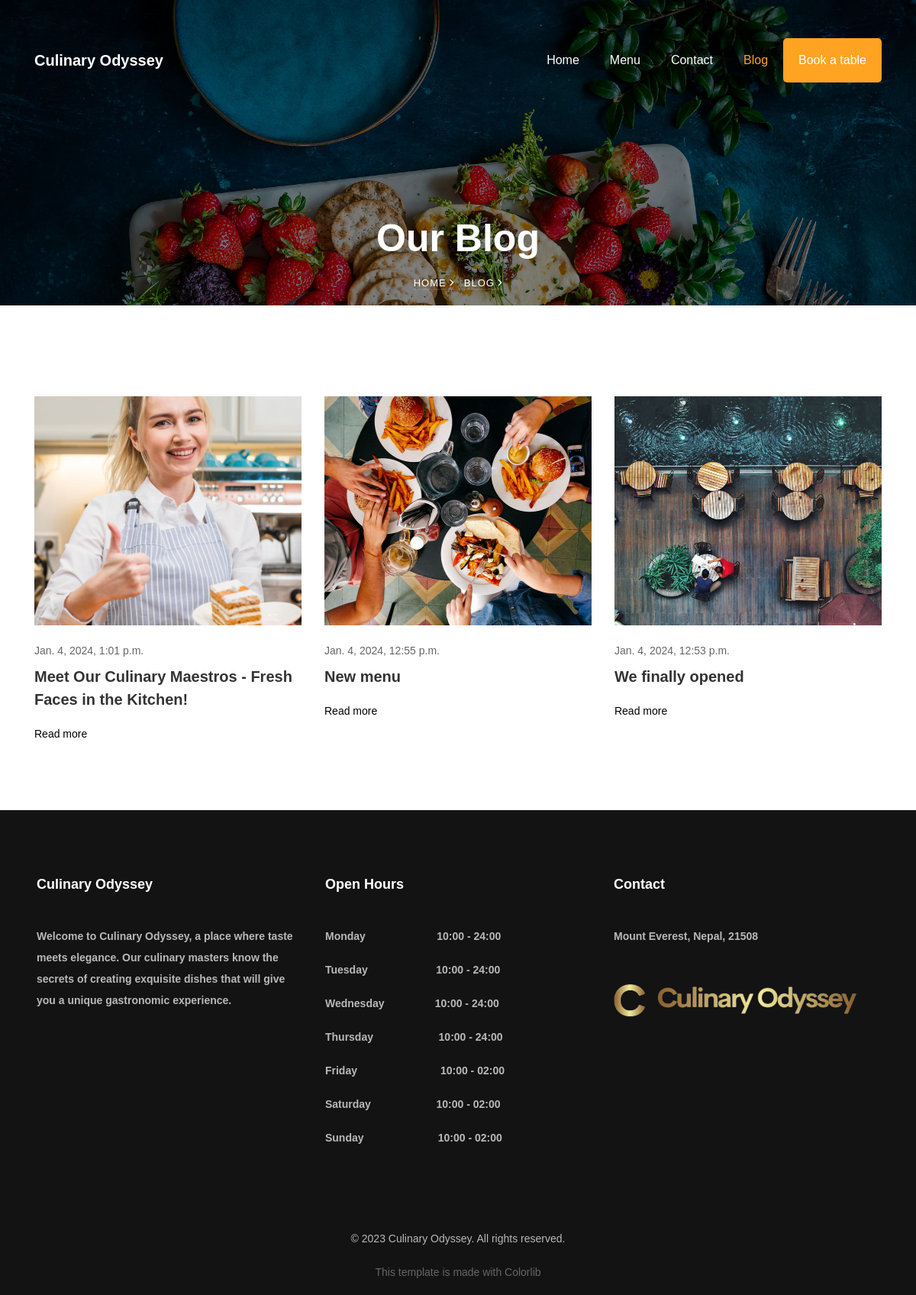
Screenshot of /blog/ with the database file from the repository.
### blog/models.py (models this page shows, shortened)
class Blog(models.Model):
    title = models.CharField(max_length=60, )
    content = RichTextField()
    photo = models.ImageField(upload_to='blog/')
    updated_at = models.DateTimeField(auto_now=True)
    is_visible = models.BooleanField(default=True)
    class Meta:
        ordering = ['-updated_at']

### app/models.py (models this page shows, shortened)
class Footer(models.Model):
    title = RichTextField()
    opening_hours = RichTextField()
    newsletter = RichTextField()
    twitter_link = models.URLField(blank=True)
    facebook_link = models.URLField(blank=True)
    instagram_link = models.URLField(blank=True)
    copyright_text = RichTextField()

### blog/views.py (the view)
# urls.py: path('', Blog_view.as_view(), name='blog_page'),
class Blog_view(TemplateView):
    template_name = 'blog.html'
    def get_context_data(self, **kwargs):
        context = super().get_context_data(**kwargs)
        context['blog_info'] = Blog.objects.filter(is_visible=True)
        return context

### app/context_processors.py (called while the page is built)
def main_menu_items(request):
    items = MainMenueItems.objects.filter(is_visible=True)
    return {'main_menu': items}

def slide_item(request):
    items = Slider.objects.filter(is_visible=True)
    return {'slide_item': items}

def progress_item(request):
    items = Progress.objects.filter(is_visible=True)
    return {'progress_item': items}

def chef_item(request):
    items = Chefs.objects.filter(is_visible=True)
    return {'chef_item': items}

def customer_item(request):
    items = Customers.objects.filter(is_visible=True)
    return {'customer_item': items}

def footer_items(request):
    items = Footer.objects.first()
    return {'footer_item': items}

### templates/blog.html (shortened to what this page needs)
{% load static %}
<!DOCTYPE html>
<html lang="en">
  <head>
    <link rel="stylesheet" href="{% static 'css/open-iconic-bootstrap.min.css' %}">
    <link rel="stylesheet" href="{% static 'css/animate.css' %}">
    <link rel="stylesheet" href="{% static 'css/owl.carousel.min.css' %}">
    <link rel="stylesheet" href="{% static 'css/owl.theme.default.min.css' %}">
    <link rel="stylesheet" href="{% static 'css/magnific-popup.css' %}">
    <link rel="stylesheet" href="{% static 'css/aos.css' %}">
    <link rel="stylesheet" href="{% static 'css/ionicons.min.css' %}">
    <link rel="stylesheet" href="{% static 'css/bootstrap-datepicker.css' %}">
    <link rel="stylesheet" href="{% static 'css/jquery.timepicker.css' %}">
    <link rel="stylesheet" href="{% static 'css/flaticon.css' %}">
    <link rel="stylesheet" href="{% static 'css/icomoon.css' %}">
    <link rel="stylesheet" href="{% static 'css/style.css' %}">
</head>
  <body>
    {% include './includes/navbar.html' %}
    <section class="hero-wrap hero-wrap-2" style="background-image: url({% static 'images/bg_3.jpg'%});" data-stellar-background-ratio="0.5">
      <div class="overlay"></div>
      <div class="container">
        <div class="row no-gutters slider-text align-items-end justify-content-center">
          <div class="col-md-9 ftco-animate text-center">
            <h1 class="mb-2 bread">Our Blog</h1>
            <p class="breadcrumbs"><span class="mr-2"><a href="/">Home <i class="ion-ios-arrow-forward"></i></a></span> <span>Blog <i class="ion-ios-arrow-forward"></i></span></p>
          </div>
        </div>
      </div>
    </section>
		<section class="ftco-section" style="padding-bottom: 1rem">
			<div class="container">
				<div class="row">
                    {% for blog in blog_info %}
                    <div class="col-md-4 ftco-animate">
                        <div class="blog-entry">
                          <div href="blog-single.html" class="block-20" style="background-image: url({{ blog.photo.url }});">
                          </div>
                          <div class="text pt-3 pb-4">
                            <div class="meta">
                              <div>{{ blog.updated_at }}</div>
                            </div>
                            <h3 class="heading">{{ blog.title }}</h3>
                            <p class="clearfix">
                              <a href="#" class="float-left read" data-toggle="modal" data-target="#blogModal{{ blog.id }}">Read more</a>
                            </p>
                          </div>
                        </div>
                      </div>
                    {% endfor %}
			</div>
            </div>
		</section>
    {% include './includes/footer.html' %}
  </body>
</html>

### templates/includes/footer.html (shortened to what this page needs)
<footer class="ftco-footer ftco-bg-dark ftco-section" style="padding-bottom: 0rem">
    <div class="container-fluid px-md-5 px-3">
        <div class="row mb-5">
            <div class="col-md-6 col-lg-4">
                <div class="ftco-footer-widget mb-4">
                    <h2 class="ftco-heading-2">Culinary Odyssey</h2>
                    {{ footer_item.title|safe }}
                    <ul class="ftco-footer-social list-unstyled float-md-left float-lft mt-3">
                    </ul>
                </div>
            </div>
            <div class="col-md-6 col-lg-4">
                <div class="ftco-footer-widget mb-4">
                    <h2 class="ftco-heading-2">Open Hours</h2>
                    <ul class="list-unstyled open-hours">
                        <li class="d-flex"><span>{{ footer_item.opening_hours|safe }}</span></li>
                    </ul>
                </div>
            </div>
            <div class="col-md-6 col-lg-4">
                <div class="ftco-footer-widget mb-4">
                    <h2 class="ftco-heading-2">Contact</h2>
                    <p>{{ footer_item.newsletter|safe }}</p>
                    <a href="/" class="thumb-menu img">
                        <img style="width: 20rem; margin-top:2rem" src="/static/images/mainlogo.png" alt="Logo">
                    </a>
                </div>
            </div>
        </div>
        <div class="row">
            <div class="col-md-12 text-center">
                <p>{{ footer_item.copyright_text|safe }}This template is made with Colorlib</p>
            </div>
        </div>
    </div>
</footer>

### rows the page displays
Blog: photo (picture), updated_at "Jan. 4, 2024, 1:01 p.m.", title "Meet Our Culinary Maestros - Fresh Faces in the Kitchen!"
Blog: photo (picture), updated_at "Jan. 4, 2024, 12:55 p.m.", title "New menu"
Blog: photo (picture), updated_at "Jan. 4, 2024, 12:53 p.m.", title "We finally opened"
Footer: title "Welcome to Culinary Odyssey, a place where taste meets elegance. Our culinary masters know the secrets of creating exquisite dishes that will give you a unique gastronomic experience.", opening_hours "Monday 10:00 - 24:00 Tuesday 10:00 - 24:00 Wednesday 10:00 - 24:00 Thursday 10:00 - 24:00 Friday 10:00 - 02:00 Saturday 10:00 - 02:00 Sunday 10:00 - 02:00", newsletter "Mount Everest, Nepal, 21508", copyright_text "© 2023 Culinary Odyssey. All rights reserved."
